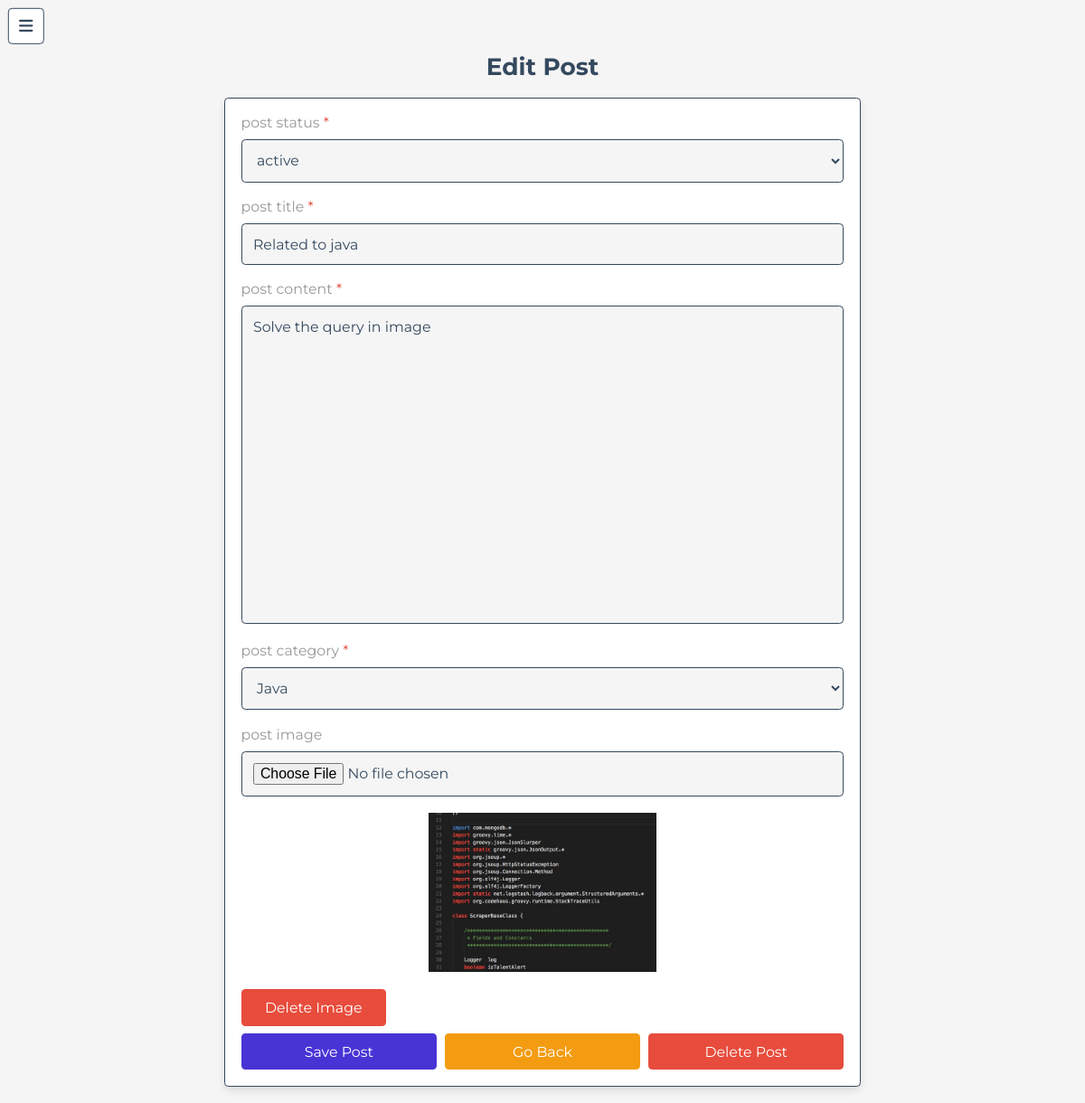
/admin/edit_post.php?id=5 (signed in), run on the app's committed database.
### tables this page shows
CREATE TABLE `posts` (
  `id` int(100) NOT NULL,
  `admin_id` int(100) NOT NULL,
  `name` varchar(100) NOT NULL,
  `title` varchar(100) NOT NULL,
  `content` varchar(10000) NOT NULL,
  `category` varchar(50) NOT NULL,
  `image` varchar(100) NOT NULL,
  `date` date NOT NULL DEFAULT current_timestamp(),
  `status` varchar(10) NOT NULL
);

### admin/edit_post.php (the view, shortened to what this page needs)
<?php
include '../components/connect.php';
?>
<!DOCTYPE html>
<html lang="en">
<head>
   <link rel="stylesheet" href="https://cdnjs.cloudflare.com/ajax/libs/font-awesome/6.1.1/css/all.min.css">
   <link rel="stylesheet" href="../css/admin_style.css">
</head>
<body>
<?php include '../components/admin_header.php' ?>
<section class="post-editor">
   <h1 class="heading">edit post</h1>
   <?php
      $post_id = $_GET['id'];
      $select_posts = $conn->prepare("SELECT * FROM `posts` WHERE id = ?");
      $select_posts->execute([$post_id]);
      if($select_posts->rowCount() > 0){
         while($fetch_posts = $select_posts->fetch(PDO::FETCH_ASSOC)){
   ?>
   <form action="" method="post" enctype="multipart/form-data">
      <p>post status <span>*</span></p>
      <select name="status" class="box" required>
         <option value="<?= $fetch_posts['status']; ?>" selected><?= $fetch_posts['status']; ?></option>
      </select>
      <p>post title <span>*</span></p>
      <input type="text" name="title" maxlength="100" required placeholder="add post title" class="box" value="<?= $fetch_posts['title']; ?>">
      <p>post content <span>*</span></p>
      <textarea name="content" class="box" required maxlength="10000" placeholder="write your content..." cols="30" rows="10"><?= $fetch_posts['content']; ?></textarea>
      <p>post category <span>*</span></p>
      <select name="category" class="box" required>
         <option value="<?= $fetch_posts['category']; ?>" selected><?= $fetch_posts['category']; ?></option>
      </select>
      <p>post image</p>
      <input type="file" name="image" class="box" accept="image/jpg, image/jpeg, image/png, image/webp">
      <?php if($fetch_posts['image'] != ''){ ?>
         <img src="../uploaded_img/<?= $fetch_posts['image']; ?>" class="image" alt="">
         <input type="submit" value="delete image" class="inline-delete-btn" name="delete_image">
      <?php } ?>
      <div class="flex-btn">
         <input type="submit" value="save post" name="save" class="btn">
         <a href="view_posts.php" class="option-btn">go back</a>
         <input type="submit" value="delete post" class="delete-btn" name="delete_post">
      </div>
   </form>
   <?php
         }
      }
   ?>
</section>
</body>
</html>

### css/admin_style.css (style rules this page uses)
:root { --main-color:#4834d4; --red:#e74c3c; --orange:#f39c12; --black:#34495e; --white:#fff; --light-bg:#f5f5f5; --light-color:#999; --border:.2rem solid var(--black); --box-shadow:0 .5rem 1rem rgba(0,0,0,.1); }
* { font-family: 'Montserrat', sans-serif; margin:0; padding:0; box-sizing: border-box; text-decoration: none; outline: none; border:none; }
html { font-size: 62.5%; overflow-x: hidden; }
body { background-color: var(--light-bg); padding-left: 35rem; }
section { max-width: 1200px; margin:0 auto; padding:2rem; }
.btn, .delete-btn, .option-btn, .inline-btn, .inline-option-btn, .inline-delete-btn { margin-top: 1rem; border-radius: .5rem; cursor: pointer; font-size: 1.8rem; color:var(--white); padding:1.2rem 3rem; text-transform: capitalize; text-align: center; }
.inline-btn, .inline-option-btn, .inline-delete-btn { display: inline-block; margin-right: 1rem; }
.btn, .delete-btn, .option-btn { display: block; width: 100%; }
.inline-btn, .btn { background-color: var(--main-color); }
.inline-delete-btn, .delete-btn { background-color: var(--red); }
.inline-option-btn, .option-btn { background-color: var(--orange); }
.flex-btn { display: flex; gap:1rem; }
.heading { text-align: center; margin-bottom: 2rem; text-transform: capitalize; color:var(--black); font-size: 3rem; }
.post-editor form { background-color: var(--white); border-radius: .5rem; border: var(--border); padding:2rem; box-shadow: var(--box-shadow); max-width: 80rem; margin:0 auto; padding-top: 1rem; }
.post-editor form p { font-size: 1.8rem; color:var(--light-color); padding-top: 1rem; }
.post-editor form p span { color:var(--red); }
.post-editor form .box { width: 100%; margin:1rem 0; border-radius: .5rem; border: var(--border); padding:1.4rem; font-size: 1.8rem; color:var(--black); background-color: var(--light-bg); }
.post-editor form textarea { height: 40rem; resize: none; }
.post-editor form .image { width: 100%; height: 20rem; object-fit: contain; margin:1rem 0; }
@media (max-width:1200px) { html { font-size: 55%; } }
@media (max-width:1200px) { body { padding-left: 0; } }

### data on the page
posts: status "active", title "Related to java", content "Solve the query in image", category "Java", image (picture)
